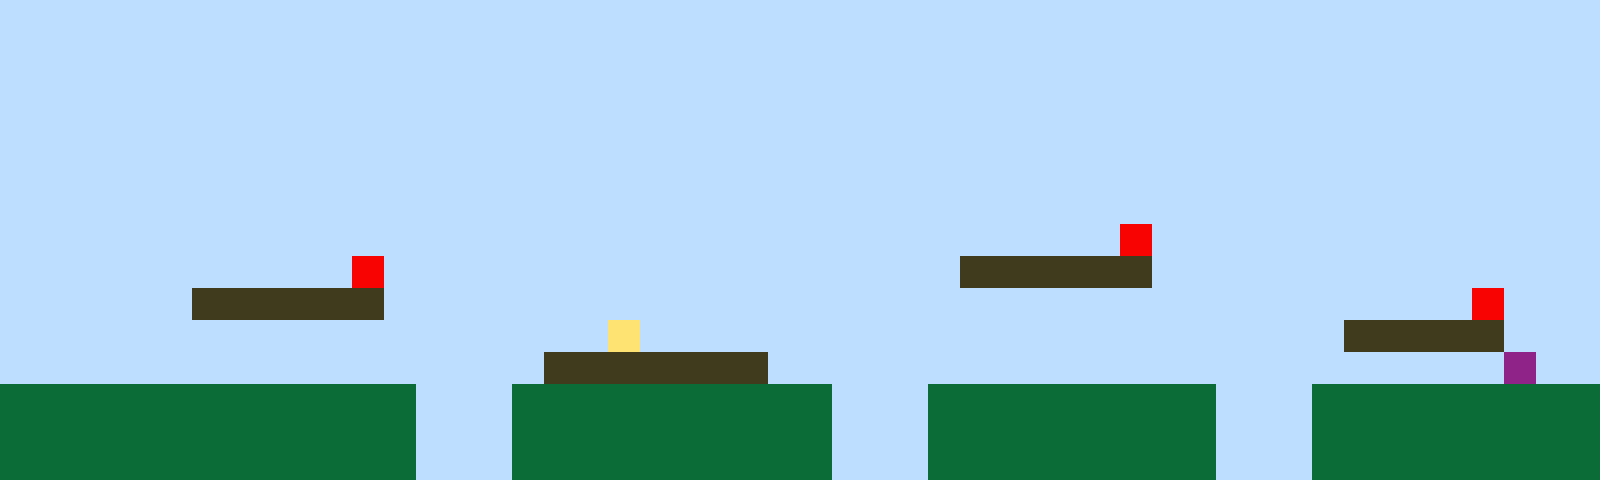

The image is a tile-based game level rendered from a .tmx file. Its description and complete source (layers, tilesets, objects, tile grids) follow:
An orthogonal 50x15 tile map with 32x32 px tiles, 1 tile layer (Tile Layer 1).

<map version="1.10" tiledversion="1.11.2" orientation="orthogonal" renderorder="right-up" width="50" height="15" tilewidth="32" tileheight="32" infinite="0" nextlayerid="2" nextobjectid="1"><editorsettings><export target="map1.csv" format="csv" /></editorsettings><tileset firstgid="1" name="sprites" tilewidth="32" tileheight="32" tilecount="6" columns="3"><image source="sprites.png" width="96" height="64" /></tileset><layer id="1" name="Tile Layer 1" width="50" height="15"><data encoding="csv">1,1,1,1,1,1,1,1,1,1,1,1,1,1,1,1,1,1,1,1,1,1,1,1,1,1,1,1,1,1,1,1,1,1,1,1,1,1,1,1,1,1,1,1,1,1,1,1,1,1,1,1,1,1,1,1,1,1,1,1,1,1,1,1,1,1,1,1,1,1,1,1,1,1,1,1,1,1,1,1,1,1,1,1,1,1,1,1,1,1,1,1,1,1,1,1,1,1,1,1,1,1,1,1,1,1,1,1,1,1,1,1,1,1,1,1,1,1,1,1,1,1,1,1,1,1,1,1,1,1,1,1,1,1,1,1,1,1,1,1,1,1,1,1,1,1,1,1,1,1,1,1,1,1,1,1,1,1,1,1,1,1,1,1,1,1,1,1,1,1,1,1,1,1,1,1,1,1,1,1,1,1,1,1,1,1,1,1,1,1,1,1,1,1,1,1,1,1,1,1,1,1,1,1,1,1,1,1,1,1,1,1,1,1,1,1,1,1,1,1,1,1,1,1,1,1,1,1,1,1,1,1,1,1,1,1,1,1,1,1,1,1,1,1,1,1,1,1,1,1,1,1,1,1,1,1,1,1,1,1,1,1,1,1,1,1,1,1,1,1,1,1,1,1,1,1,1,1,1,1,1,1,1,1,1,1,1,1,1,1,1,1,1,1,1,1,1,1,1,1,1,1,1,1,1,1,1,1,1,1,1,1,1,1,1,1,1,1,1,1,1,1,1,1,1,1,1,1,1,1,1,1,1,1,1,1,1,1,1,1,1,1,1,1,1,1,1,1,1,1,1,1,1,1,1,1,1,1,1,1,1,1,1,1,1,1,1,1,1,1,1,1,1,1,1,1,1,1,1,1,1,1,1,1,1,5,1,1,1,1,1,1,1,1,1,1,1,1,1,1,1,1,1,1,1,1,1,1,1,1,1,5,1,1,1,1,1,1,1,1,1,1,1,1,1,1,1,1,1,1,3,3,3,3,3,3,1,1,1,1,1,1,1,1,1,1,1,1,1,1,1,1,1,1,1,1,3,3,3,3,3,3,1,1,1,1,1,1,1,1,1,1,1,1,1,1,1,1,1,1,1,1,1,1,1,1,1,1,1,1,1,1,1,1,1,1,5,1,1,1,1,1,1,1,1,1,1,1,1,1,1,1,1,1,1,1,1,1,1,4,1,1,1,1,1,1,1,1,1,1,1,1,1,1,1,1,1,1,1,1,1,1,3,3,3,3,3,1,1,1,1,1,1,1,1,1,1,1,1,1,1,1,1,1,1,1,1,3,3,3,3,3,3,3,1,1,1,1,1,1,1,1,1,1,1,1,1,1,1,1,1,1,1,1,1,1,1,6,1,1,2,2,2,2,2,2,2,2,2,2,2,2,2,1,1,1,2,2,2,2,2,2,2,2,2,2,1,1,1,2,2,2,2,2,2,2,2,2,1,1,1,2,2,2,2,2,2,2,2,2,2,2,2,2,2,2,2,2,2,2,2,2,2,1,1,1,2,2,2,2,2,2,2,2,2,2,1,1,1,2,2,2,2,2,2,2,2,2,1,1,1,2,2,2,2,2,2,2,2,2,2,2,2,2,2,2,2,2,2,2,2,2,2,1,1,1,2,2,2,2,2,2,2,2,2,2,1,1,1,2,2,2,2,2,2,2,2,2,1,1,1,2,2,2,2,2,2,2,2,2</data></layer></map>
